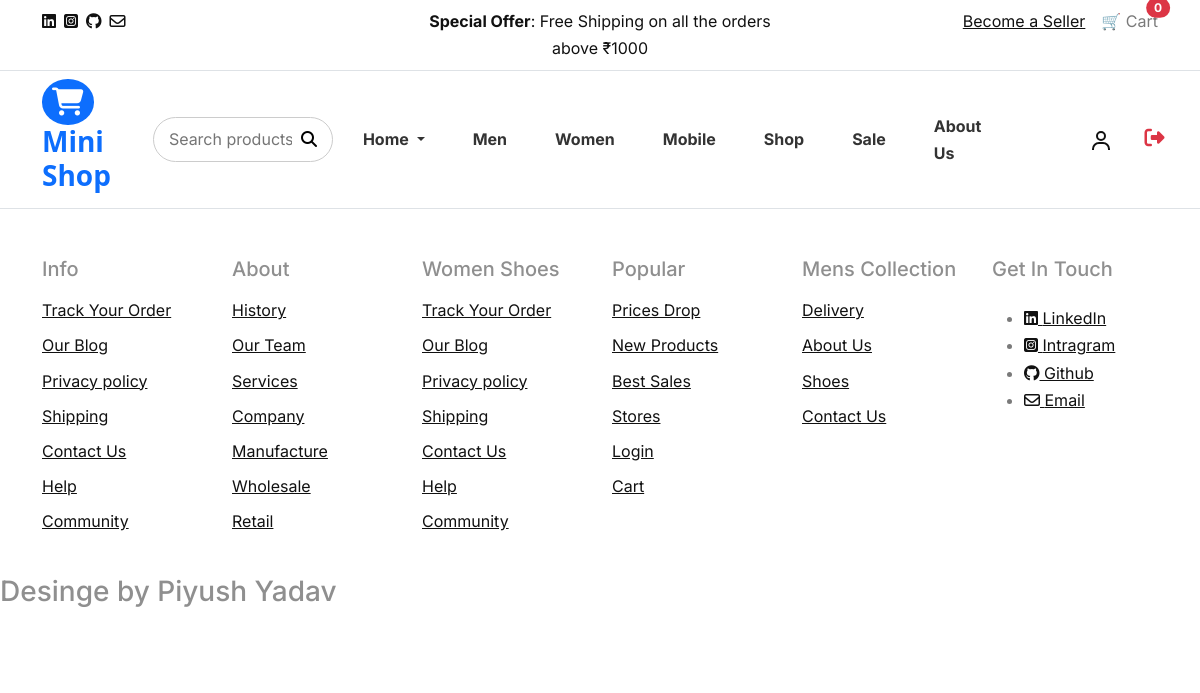
Page /women/ on the earlier database version.
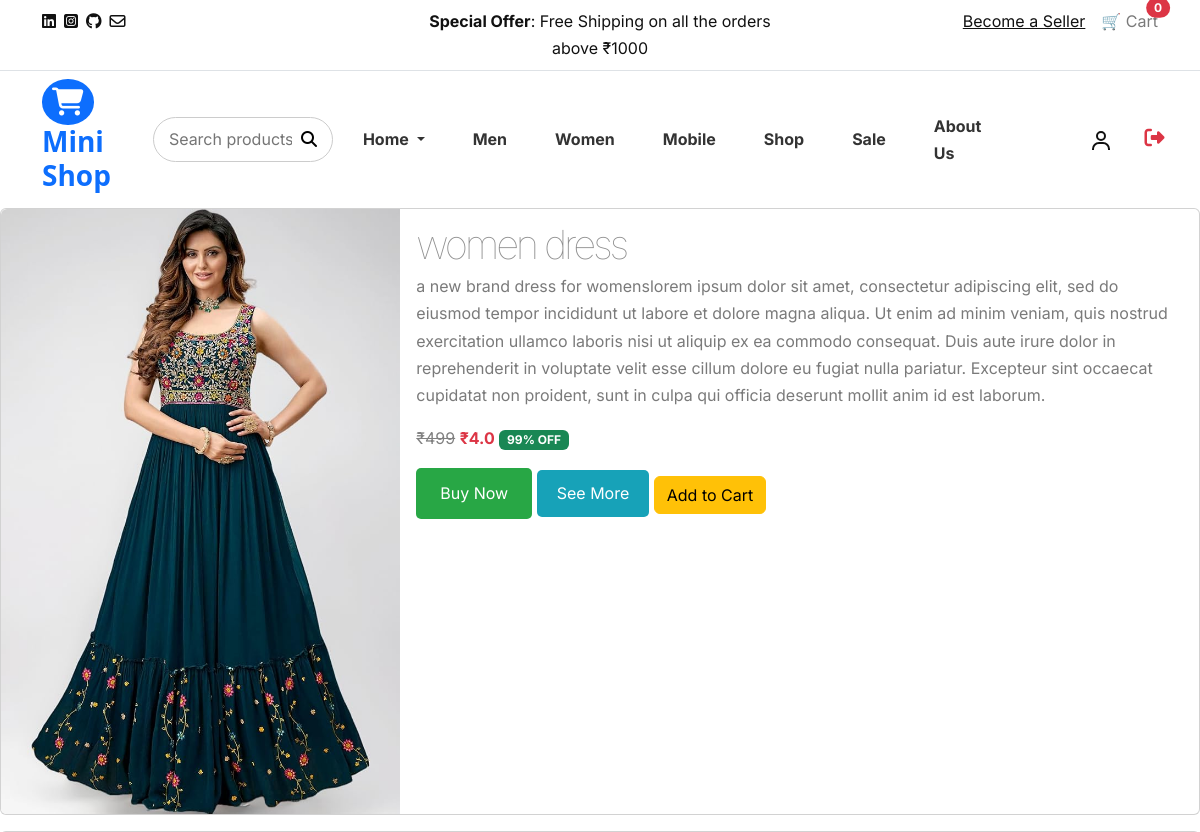
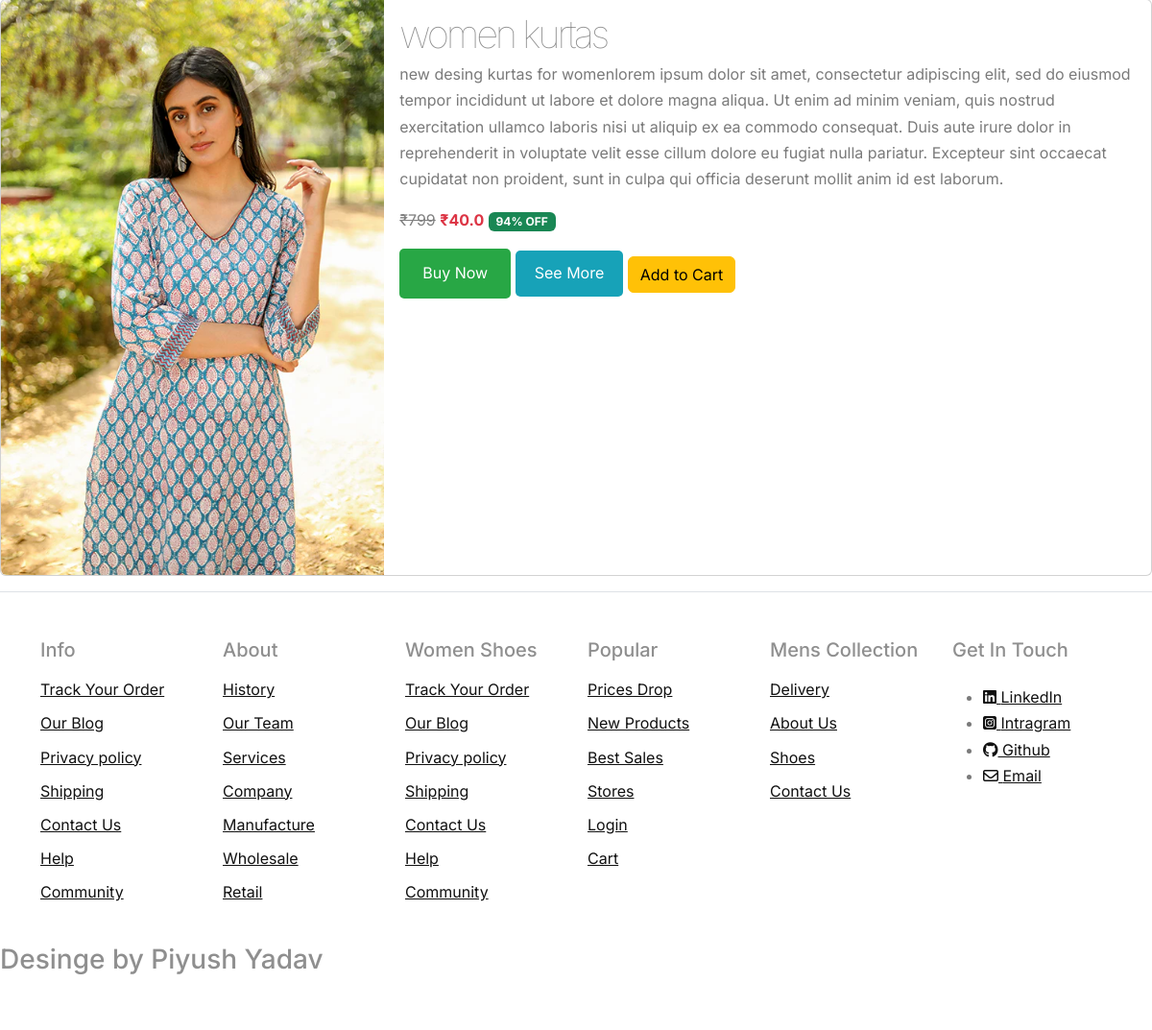
Same page on the later database version (2 pictures, top to bottom).
### store/models.py (models this page shows)
class Product(models.Model):
    pname=models.CharField(max_length=100)
    slug = models.SlugField(unique=True, blank=True)
    pdescription=models.CharField(max_length=200,null=False)
    prize=models.IntegerField(null=False)
    available=models.BooleanField(default=False)
    image = models.ImageField(upload_to='media/product_img')
    discount_price = models.FloatField(blank=True, null=True)  # Optional
    category = models.CharField(max_length=50)
    @property
    def discount_percent(self):
        if self.discount_price and self.prize:
            return int(100 - (self.discount_price / self.prize * 100))
        return 0
    def is_discounted(self):
        return self.discount_price and self.discount_price < self.prize

### store/views.py (the view)
# urls.py: path('women/',views.women),
def women(request):
    product = Product.objects.filter(category__iexact="women", available=True)
    return render(request, 'user_women.html', {"product": product})

### store/templates/user_women.html (shortened to what this page needs)
{% load static %}
{% include 'usernav.html' %}
<!DOCTYPE html>
<html lang="en">
<head>
  <link rel="stylesheet" href="{% static 'css/vendor.css' %}">
  <link rel="stylesheet" type="text/css" href="{% static 'style.css' %}">
  <link href="https://cdn.jsdelivr.net/npm/bootstrap@5.3.7/dist/css/bootstrap.min.css" rel="stylesheet">
</head>
 {% for p in product %}
<div class="card mb-3  hover-shadow " style="max-width:100%;">
  <div class="row g-0">
    <div class="col-md-4">
      <img src="{{p.image.url}}" class="img-fluid rounded-start" alt="...">
    </div>
    <div class="col-md-8">
      <div class="card-body">
        <h5 class="card-title display-6" style="font-weight: 100;">{{p.pname}}</h5>
        <p class="card-text">{{p.pdescription}}lorem ipsum dolor sit amet, consectetur adipiscing elit, sed do eiusmod tempor incididunt ut labore et dolore magna aliqua. Ut enim ad minim veniam, quis nostrud exercitation ullamco laboris nisi ut aliquip ex ea commodo consequat. Duis aute irure dolor in reprehenderit in voluptate velit esse cillum dolore eu fugiat nulla pariatur. Excepteur sint occaecat cupidatat non proident, sunt in culpa qui officia deserunt mollit anim id est laborum.
        </p>
   {% if p.is_discounted %}
  <p>
    <span style="text-decoration: line-through; color: gray;">₹{{ p.prize }}</span>
    <span class="text-danger fw-bold">₹{{ p.discount_price }}</span>
    <span class="badge bg-success">{{ p.discount_percent }}% OFF</span>
  </p>
{% else %}
  <p class="fw-bold">₹{{ p.prize }}</p>
{% endif %}
<a href="/address/"
   style="display: inline-block;
          padding: 12px 24px;
          background-color: #28a745;
          color: #fff;
          text-decoration: none;
          border-radius: 5px;
          transition: background-color 0.5s;">
   Buy Now
</a>
<a href="/detail/{{p.slug}}"
   style="display: inline-block;
          padding: 10px 20px;
          background-color: #17a2b8;
          color: #fff;
          text-decoration: none;
          border-radius: 5px;
          transition: background-color 0.5s;"
   onmouseover="this.style.backgroundColor='#138496';"
   onmouseout="this.style.backgroundColor='#17a2b8';">
   See More
</a>
       <button onclick="addToCart('{{ p.id }}')" class="btn btn-warning">Add to Cart</button>
      </div>
    </div>
  </div>
</div>
{% endfor %}
{% include 'footer.html' %}

Differences in the rows shown:
added Product: image (picture), pname "women dress", pdescription "a new brand dress for womens", prize "499", discount_price "4.0", discount_percent "99"
added Product: image (picture), pname "women kurtas", pdescription "new desing kurtas for women", prize "799", discount_price "40.0", discount_percent "94"
